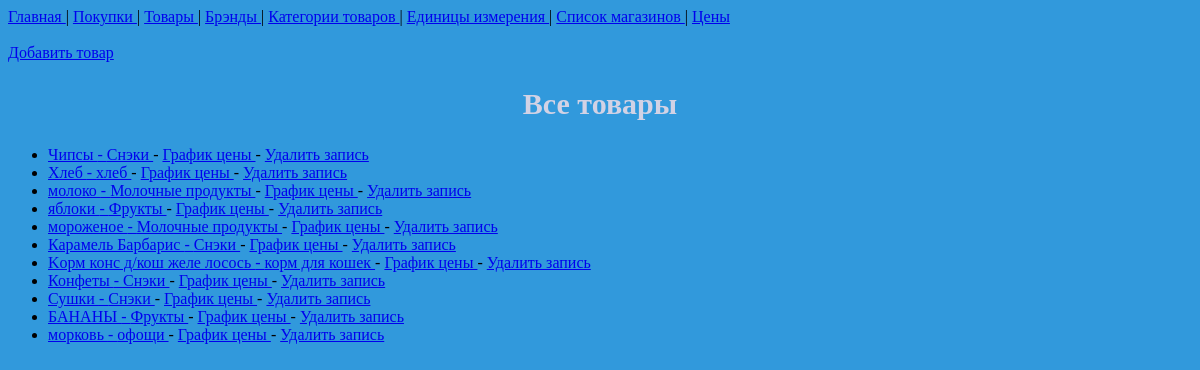
The app's page /product/ with its own data.
### buy/models.py (models this page shows, shortened)
class Product(models.Model):
    name = models.CharField(max_length=100)
    category = models.ForeignKey(Category, models.PROTECT, null=True, blank=True)
    def get_url(self):
        return reverse('update-product', args=[self.id])
    def del_url(self):
        return reverse('del-product', args=[self.id])
    def get_plot_price(self):
        return reverse('plot-price', args=[self.id])

class Category(models.Model):
    name = models.CharField(max_length=60)
    def __str__(self):
        return self.name

### buy/views.py (the view)
# urls.py: path('product/', views.ListProduct.as_view(), name='list-product'),
class ListProduct(ListView):
    template_name = 'buy/list_product.html'
    model = Product

### buy/templates/buy/list_product.html (shortened to what this page needs)
{% extends 'buy/base.html' %}
{% block content %}
    {% include 'includes/navbar.html' %}
    <br>
    <a href=" {% url 'create-product' %} " > Добавить товар </a>
    <h2>Все товары </h2>
    <ul>
        {% for product in object_list %}
            <li> <a href="{{ product.get_url }}"> {{ product.name }} - {{ product.category }} </a> -
                <a href=" {{ product.get_plot_price }} " > График цены </a>- <a href=" {{ product.del_url }} ">Удалить запись</a></li>
        {% endfor %}
    </ul>
{% endblock %}

### static/css/base.css (style rules this page uses)
html { background-color: #3199dc; }
h2 { color: #d2d2e5; text-align: center; font-family: "Comic Sans MS", "Comic Sans", cursive; font-size: 30px; }

### records on screen
Product: name "Чипсы", category "Снэки"
Product: name "Хлеб", category "хлеб"
Product: name "молоко", category "Молочные продукты"
Product: name "яблоки", category "Фрукты"
Product: name "мороженое", category "Молочные продукты"
Product: name "Карамель Барбарис", category "Снэки"
Product: name "Kорм конс д/кош желе лосось", category "корм для кошек"
Product: name "Конфеты", category "Снэки"
Product: name "Сушки", category "Снэки"
Product: name "БАНАНЫ", category "Фрукты"
Product: name "морковь", category "офощи"
